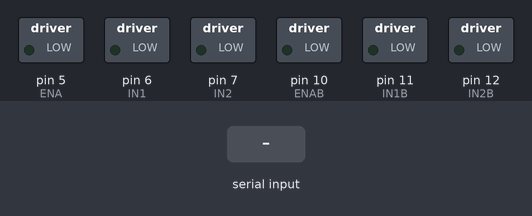
This sketch was run on a simulated Arduino Uno, built with avr-gcc and run on an emulated ATmega328P. On the bench: switched loads named in the sketch (green lamp = pin HIGH). Inputs (shaded band) come from the test bench.

Above: at 1.2 s.
1.3 s: "in\n" received over Serial
At 2.1 s:
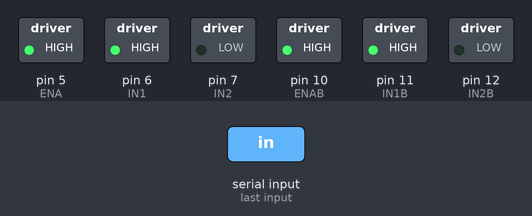
2.8 s: "out\n" received over Serial
At 3.3 s:
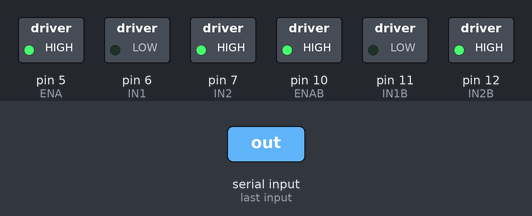
4.3 s: "stop\n" received over Serial
At 5.7 s:
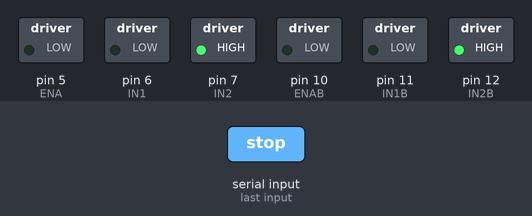
Timing chart, 0 to 7.3 s (numbered marks = the images above; inputs shaded):
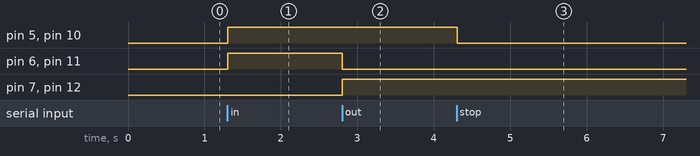

The sketch:

tromboneautotuner.ino
```cpp
// Define the pins connected to the OSOYOO module
#define IN1 6   // Motor A direction pin 1
#define IN2 7   // Motor A direction pin 2
#define ENA 5   // Motor A enable pin (PWM speed control)

#define IN1B 11   // Motor B direction pin 1
#define IN2B 12   // Motor B direction pin 2
#define ENAB 10   // Motor B enable pin (PWM speed control)

void setup() {
  // Set the control pins as outputs
  pinMode(IN1, OUTPUT);
  pinMode(IN2, OUTPUT);
  pinMode(ENA, OUTPUT);

  pinMode(IN1B, OUTPUT);
  pinMode(IN2B, OUTPUT);
  pinMode(ENAB, OUTPUT);

  // Initialize motor to stop
  stopMotor();

  Serial.begin(9600);
}

void loop() {
  if (Serial.available() > 0) {
    String receivedData = Serial.readStringUntil('\n'); // Read until newline character
    if (receivedData == "in") {
      rotateClockwise(255);
    } else if (receivedData == "out") {
      rotateCounterClockwise(255);
    } else if (receivedData == "stop") {
      stopMotor();
    }
  }


}

// Function to rotate the motor clockwise with speed control (0-255)
void rotateClockwise(int speed) {
  digitalWrite(IN1, HIGH);  // Set IN1 High
  digitalWrite(IN2, LOW);   // Set IN2 Low
  analogWrite(ENA, speed);  // Enable motor with specified speed
  digitalWrite(IN1B, HIGH);  // Set IN1 High
  digitalWrite(IN2B, LOW);   // Set IN2 Low
  analogWrite(ENAB, speed);  // Enable motor with specified speed
}

// Function to rotate the motor counter-clockwise with speed control (0-255)
void rotateCounterClockwise(int speed) {
  digitalWrite(IN1, LOW);   // Set IN1 Low
  digitalWrite(IN2, HIGH);  // Set IN2 High
  analogWrite(ENA, speed);  // Enable motor with specified speed
  digitalWrite(IN1B, LOW);   // Set IN1 Low
  digitalWrite(IN2B, HIGH);  // Set IN2 High
  analogWrite(ENAB, speed);  // Enable motor with specified speed
}

// Function to stop the motor (free stop state)
void stopMotor() {
  // Alternatively, setting both IN1/IN2 to HIGH or LOW results in a brake state
  analogWrite(ENA, 0); // ENA signal 0 puts motor in free stop state
  analogWrite(ENAB, 0); // ENA signal 0 puts motor in free stop state
}
```

Measured:
- after the input at 1.3 s, pin 5 (ENA), pin 6 (IN1), pin 10 (ENAB), pin 11 (IN1B): LOW → HIGH at once
- after the input at 2.8 s, pin 6 (IN1), pin 11 (IN1B): HIGH → LOW at once; pin 7 (IN2), pin 12 (IN2B): LOW → HIGH at once
- after the input at 4.3 s, pin 5 (ENA), pin 10 (ENAB): HIGH → LOW at once
